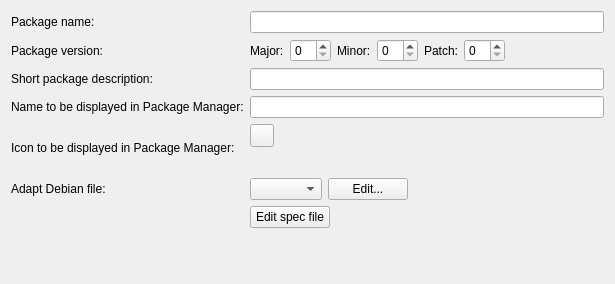
<?xml version="1.0" encoding="UTF-8"?>
<ui version="4.0">
 <class>Madde::Internal::MaemoPackageCreationWidget</class>
 <widget class="QWidget" name="Madde::Internal::MaemoPackageCreationWidget">
  <property name="geometry">
   <rect>
    <x>0</x>
    <y>0</y>
    <width>615</width>
    <height>284</height>
   </rect>
  </property>
  <property name="sizePolicy">
   <sizepolicy hsizetype="Expanding" vsizetype="Expanding">
    <horstretch>1</horstretch>
    <verstretch>1</verstretch>
   </sizepolicy>
  </property>
  <layout class="QVBoxLayout" name="verticalLayout">
   <item>
    <layout class="QFormLayout" name="formLayout">
     <property name="fieldGrowthPolicy">
      <enum>QFormLayout::ExpandingFieldsGrow</enum>
     </property>
     <item row="0" column="0">
      <widget class="QLabel" name="packageNameLabel">
       <property name="text">
        <string>Package name:</string>
       </property>
      </widget>
     </item>
     <item row="0" column="1">
      <widget class="QLineEdit" name="packageNameLineEdit"/>
     </item>
     <item row="1" column="0">
      <widget class="QLabel" name="label">
       <property name="sizePolicy">
        <sizepolicy hsizetype="Preferred" vsizetype="Preferred">
         <horstretch>0</horstretch>
         <verstretch>0</verstretch>
        </sizepolicy>
       </property>
       <property name="font">
        <font>
         <weight>50</weight>
         <bold>false</bold>
        </font>
       </property>
       <property name="text">
        <string>Package version:</string>
       </property>
      </widget>
     </item>
     <item row="1" column="1">
      <layout class="QHBoxLayout" name="horizontalLayout_2">
       <item>
        <widget class="QLabel" name="label_2">
         <property name="sizePolicy">
          <sizepolicy hsizetype="Maximum" vsizetype="Preferred">
           <horstretch>0</horstretch>
           <verstretch>0</verstretch>
          </sizepolicy>
         </property>
         <property name="text">
          <string>Major:</string>
         </property>
        </widget>
       </item>
       <item>
        <widget class="QSpinBox" name="major">
         <property name="sizePolicy">
          <sizepolicy hsizetype="Maximum" vsizetype="Fixed">
           <horstretch>0</horstretch>
           <verstretch>0</verstretch>
          </sizepolicy>
         </property>
         <property name="maximum">
          <number>99</number>
         </property>
        </widget>
       </item>
       <item>
        <widget class="QLabel" name="label_3">
         <property name="sizePolicy">
          <sizepolicy hsizetype="Maximum" vsizetype="Preferred">
           <horstretch>0</horstretch>
           <verstretch>0</verstretch>
          </sizepolicy>
         </property>
         <property name="text">
          <string>Minor:</string>
         </property>
        </widget>
       </item>
       <item>
        <widget class="QSpinBox" name="minor">
         <property name="sizePolicy">
          <sizepolicy hsizetype="Maximum" vsizetype="Fixed">
           <horstretch>0</horstretch>
           <verstretch>0</verstretch>
          </sizepolicy>
         </property>
         <property name="maximum">
          <number>99</number>
         </property>
        </widget>
       </item>
       <item>
        <widget class="QLabel" name="label_4">
         <property name="sizePolicy">
          <sizepolicy hsizetype="Maximum" vsizetype="Preferred">
           <horstretch>0</horstretch>
           <verstretch>0</verstretch>
          </sizepolicy>
         </property>
         <property name="text">
          <string>Patch:</string>
         </property>
        </widget>
       </item>
       <item>
        <widget class="QSpinBox" name="patch">
         <property name="sizePolicy">
          <sizepolicy hsizetype="Maximum" vsizetype="Fixed">
           <horstretch>0</horstretch>
           <verstretch>0</verstretch>
          </sizepolicy>
         </property>
         <property name="maximum">
          <number>99</number>
         </property>
        </widget>
       </item>
       <item>
        <spacer name="horizontalSpacer_2">
         <property name="orientation">
          <enum>Qt::Horizontal</enum>
         </property>
         <property name="sizeHint" stdset="0">
          <size>
           <width>40</width>
           <height>20</height>
          </size>
         </property>
        </spacer>
       </item>
      </layout>
     </item>
     <item row="3" column="0">
      <widget class="QLabel" name="shortDescriptionLabel">
       <property name="text">
        <string>Short package description:</string>
       </property>
      </widget>
     </item>
     <item row="3" column="1">
      <layout class="QHBoxLayout" name="horizontalLayout_5">
       <item>
        <widget class="QLineEdit" name="shortDescriptionLineEdit"/>
       </item>
      </layout>
     </item>
     <item row="4" column="0">
      <widget class="QLabel" name="packageManagerNameLabel">
       <property name="text">
        <string>Name to be displayed in Package Manager:</string>
       </property>
      </widget>
     </item>
     <item row="4" column="1">
      <layout class="QHBoxLayout" name="horizontalLayout_4">
       <item>
        <widget class="QLineEdit" name="packageManagerNameLineEdit"/>
       </item>
      </layout>
     </item>
     <item row="5" column="0">
      <widget class="QLabel" name="packageManagerIconLabel">
       <property name="minimumSize">
        <size>
         <width>0</width>
         <height>48</height>
        </size>
       </property>
       <property name="text">
        <string>Icon to be displayed in Package Manager:</string>
       </property>
      </widget>
     </item>
     <item row="5" column="1">
      <layout class="QHBoxLayout" name="horizontalLayout_3">
       <item>
        <widget class="QToolButton" name="packageManagerIconButton">
         <property name="toolTip">
          <string/>
         </property>
         <property name="text">
          <string/>
         </property>
        </widget>
       </item>
       <item>
        <spacer name="packageManagerIconSpacer">
         <property name="orientation">
          <enum>Qt::Horizontal</enum>
         </property>
         <property name="sizeHint" stdset="0">
          <size>
           <width>40</width>
           <height>20</height>
          </size>
         </property>
        </spacer>
       </item>
      </layout>
     </item>
     <item row="6" column="0">
      <widget class="QLabel" name="editDebianFileLabel">
       <property name="text">
        <string>Adapt Debian file:</string>
       </property>
      </widget>
     </item>
     <item row="6" column="1">
      <layout class="QHBoxLayout" name="horizontalLayout">
       <item>
        <widget class="QComboBox" name="debianFilesComboBox"/>
       </item>
       <item>
        <widget class="QPushButton" name="editDebianFileButton">
         <property name="text">
          <string>Edit...</string>
         </property>
        </widget>
       </item>
       <item>
        <spacer name="horizontalSpacer">
         <property name="orientation">
          <enum>Qt::Horizontal</enum>
         </property>
         <property name="sizeHint" stdset="0">
          <size>
           <width>40</width>
           <height>20</height>
          </size>
         </property>
        </spacer>
       </item>
      </layout>
     </item>
     <item row="7" column="1">
      <widget class="QPushButton" name="editSpecFileButton">
       <property name="text">
        <string>Edit spec file</string>
       </property>
      </widget>
     </item>
    </layout>
   </item>
  </layout>
 </widget>
 <resources/>
 <connections>
  <connection>
   <sender>major</sender>
   <signal>valueChanged(int)</signal>
   <receiver>Madde::Internal::MaemoPackageCreationWidget</receiver>
   <slot>versionInfoChanged()</slot>
   <hints>
    <hint type="sourcelabel">
     <x>352</x>
     <y>88</y>
    </hint>
    <hint type="destinationlabel">
     <x>461</x>
     <y>32</y>
    </hint>
   </hints>
  </connection>
  <connection>
   <sender>minor</sender>
   <signal>valueChanged(int)</signal>
   <receiver>Madde::Internal::MaemoPackageCreationWidget</receiver>
   <slot>versionInfoChanged()</slot>
   <hints>
    <hint type="sourcelabel">
     <x>449</x>
     <y>88</y>
    </hint>
    <hint type="destinationlabel">
     <x>5</x>
     <y>15</y>
    </hint>
   </hints>
  </connection>
  <connection>
   <sender>patch</sender>
   <signal>valueChanged(int)</signal>
   <receiver>Madde::Internal::MaemoPackageCreationWidget</receiver>
   <slot>versionInfoChanged()</slot>
   <hints>
    <hint type="sourcelabel">
     <x>546</x>
     <y>88</y>
    </hint>
    <hint type="destinationlabel">
     <x>466</x>
     <y>0</y>
    </hint>
   </hints>
  </connection>
  <connection>
   <sender>editDebianFileButton</sender>
   <signal>clicked()</signal>
   <receiver>Madde::Internal::MaemoPackageCreationWidget</receiver>
   <slot>editDebianFile()</slot>
   <hints>
    <hint type="sourcelabel">
     <x>398</x>
     <y>218</y>
    </hint>
    <hint type="destinationlabel">
     <x>8</x>
     <y>86</y>
    </hint>
   </hints>
  </connection>
  <connection>
   <sender>packageManagerIconButton</sender>
   <signal>clicked()</signal>
   <receiver>Madde::Internal::MaemoPackageCreationWidget</receiver>
   <slot>setPackageManagerIcon()</slot>
   <hints>
    <hint type="sourcelabel">
     <x>289</x>
     <y>186</y>
    </hint>
    <hint type="destinationlabel">
     <x>2</x>
     <y>143</y>
    </hint>
   </hints>
  </connection>
 </connections>
 <slots>
  <slot>addFile()</slot>
  <slot>removeFile()</slot>
  <slot>handleSkipButtonToggled(bool)</slot>
  <slot>versionInfoChanged()</slot>
  <slot>editDebianFile()</slot>
  <slot>setPackageManagerIcon()</slot>
 </slots>
</ui>
